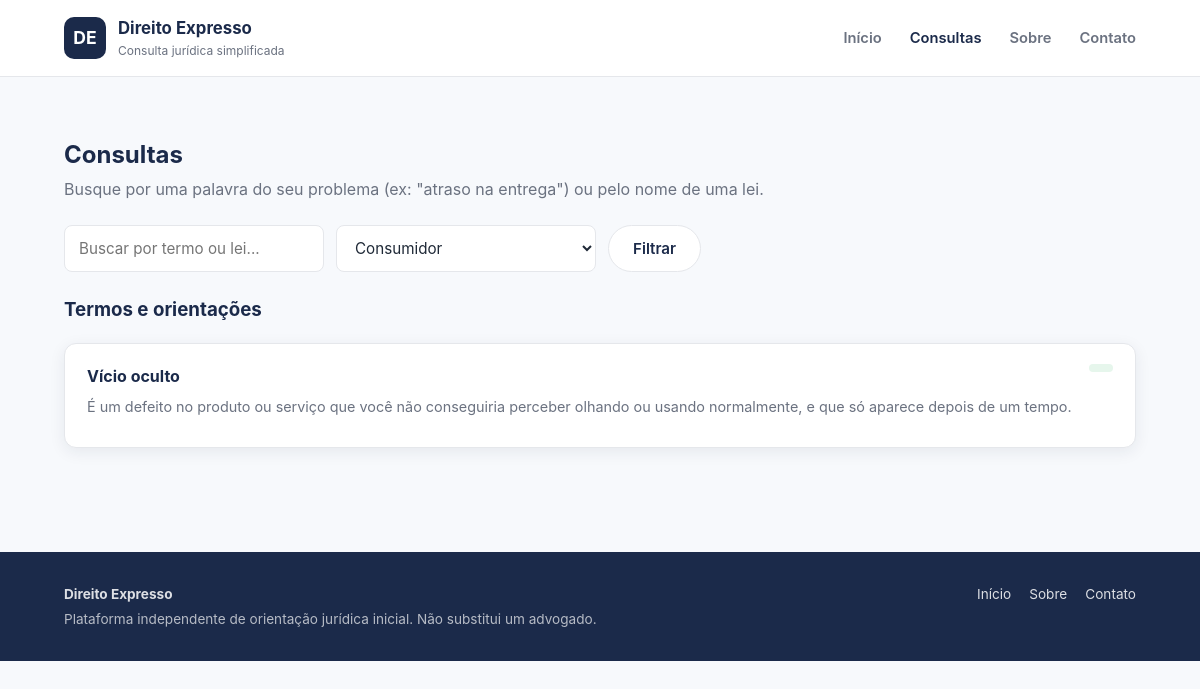
/index.php?page=consultas&categoria=1, run on the app's committed database.
### tables this page shows
CREATE TABLE TermoJuridico (
  idTermo               INT UNSIGNED AUTO_INCREMENT PRIMARY KEY,
  idCategoria           INT UNSIGNED NOT NULL,
  termoTecnico          VARCHAR(150) NOT NULL,
  explicacaoColoquial   TEXT         NOT NULL,
  proxPassoSugerido     TEXT         NULL,
  dataCadastro          DATETIME     NOT NULL DEFAULT CURRENT_TIMESTAMP,
  CONSTRAINT fk_termo_categoria
    FOREIGN KEY (idCategoria) REFERENCES Categoria(idCategoria)
    ON UPDATE CASCADE ON DELETE RESTRICT,
  UNIQUE KEY uq_termo_tecnico (termoTecnico)
);

### app/Core/helpers.php (called while the page is built, shortened)
<?php
function renderView(string $view, array $dados = []): void
{
    extract($dados);
    $caminho = dirname(__DIR__) . '/Views/' . $view . '.php';
    require $caminho;
}
function e(?string $valor): string
{
    return htmlspecialchars($valor ?? '', ENT_QUOTES, 'UTF-8');
}

### app/Controllers/TriagemController.php (called while the page is built, shortened)
<?php
require_once __DIR__ . '/../Models/TermoJuridico.php';
class TriagemController
{
    public static function webConsultas(): void
    {
        $q = trim($_GET['q'] ?? '');
        $idCategoria = isset($_GET['categoria']) && $_GET['categoria'] !== '' ? (int) $_GET['categoria'] : null;
        if ($q !== '') {
            $termos = TermoJuridico::search($q);
            $leis = Lei::search($q);
        } elseif ($idCategoria) {
            $termos = TermoJuridico::findByCategoria($idCategoria);
            $leis = [];
        } else {
            $termos = TermoJuridico::all();
            $leis = [];
        }
        renderView('web/consultas', [
            'q' => $q,
            'idCategoriaSelecionada' => $idCategoria,
            'categorias' => Categoria::all(),
            'termos' => $termos,
            'leis' => $leis,
        ]);
    }
}

### app/Models/Categoria.php (called while the page is built, shortened)
<?php
require_once __DIR__ . '/Database.php';
class Categoria
{
    public static function all(): array
    {
        return Database::getConnection()
            ->query('SELECT * FROM Categoria ORDER BY nome')
            ->fetchAll();
    }
}

### app/Config/config.php (called while the page is built, shortened)
<?php
return $GLOBALS['__direitoExpressoConfig'];

### app/Models/Database.php (called while the page is built, shortened)
<?php
class Database
{
    private static ?PDO $instance = null;
    public static function getConnection(): PDO
    {
        if (self::$instance === null) {
            $config = require dirname(__DIR__) . '/Config/config.php';
            $db = $config['db'];
            $dsn = "mysql:host={$db['host']};port={$db['port']};dbname={$db['name']};charset={$db['charset']}";
            $opcoes = [
                PDO::ATTR_ERRMODE            => PDO::ERRMODE_EXCEPTION,
                PDO::ATTR_DEFAULT_FETCH_MODE => PDO::FETCH_ASSOC,
                PDO::ATTR_EMULATE_PREPARES   => false,
            ];
            self::$instance = new PDO($dsn, $db['user'], $db['pass'], $opcoes);
        }
        return self::$instance;
    }
}

### app/Models/TermoJuridico.php (called while the page is built, shortened)
<?php
require_once __DIR__ . '/Database.php';
class TermoJuridico
{
    public static function findByCategoria(int $idCategoria): array
    {
        $stmt = Database::getConnection()->prepare(
            'SELECT * FROM TermoJuridico WHERE idCategoria = ? ORDER BY termoTecnico'
        );
        $stmt->execute([$idCategoria]);
        return $stmt->fetchAll();
    }
}

### app/Views/web/consultas.php (the view, shortened to what this page needs)
<?php
require __DIR__ . '/partials/header.php';
?>
<section class="secao" style="padding-top:40px;">
  <div class="container">
    <h2>Consultas</h2>
    <p>Busque por uma palavra do seu problema (ex: "atraso na entrega") ou pelo nome de uma lei.</p>
    <form class="filtros-consulta" action="index.php" method="get">
      <input type="text" name="q" placeholder="Buscar por termo ou lei..." value="<?= e($q) ?>">
      <select name="categoria" onchange="this.form.submit()">
        <?php foreach ($categorias as $categoria): ?>
          <option value="<?= (int) $categoria['idCategoria'] ?>" <?= $idCategoriaSelecionada === (int) $categoria['idCategoria'] ? 'selected' : '' ?>>
            <?= e($categoria['nome']) ?>
          </option>
        <?php endforeach; ?>
      </select>
      <button type="submit" class="btn btn-secundario">Filtrar</button>
    </form>
    <h3 style="color:var(--cor-secundaria);">Termos e orientações</h3>
    <div class="lista-resultados">
      <?php foreach ($termos as $termo): ?>
        <details class="card item-resultado" style="display:block;">
          <summary style="cursor:pointer;list-style:none;">
            <div style="display:flex;justify-content:space-between;align-items:flex-start;gap:16px;">
              <div>
                <h3 style="display:inline;"><?= e($termo['termoTecnico']) ?></h3>
                <p style="margin-top:8px;"><?= e(mb_strimwidth($termo['explicacaoColoquial'], 0, 140, '…')) ?></p>
              </div>
              <span class="pill pill-verde"><?= e($termo['categoriaNome'] ?? '') ?></span>
            </div>
          </summary>
        </details>
      <?php endforeach; ?>
    </div>
  </div>
</section>
<?php require __DIR__ . '/partials/footer.php'; ?>

### public/assets/css/base.css (style rules this page uses)
:root { --cor-primaria: #1b8a4e; --cor-primaria-escura: #146b3c; --cor-primaria-clara: #e6f6ec; --cor-secundaria: #1b2a4a; --cor-secundaria-escura: #12203a; --cor-texto: #1f2937; --cor-texto-suave: #6b7280; --cor-fundo: #f7f9fc; --cor-borda: #e5e7eb; --cor-branco: #ffffff; --cor-azul: #2f6fed; --cor-azul-clara: #e8f0fe; --cor-laranja: #f5a524; --cor-laranja-clara: #fdf1dd; --cor-roxo: #7c4dff; --cor-roxo-claro: #efe9ff; --cor-vermelho: #dc2626; --cor-vermelho-clara: #fde8e8; --raio: 12px; --raio-pequeno: 8px; --sombra: 0 4px 16px rgba(20, 32, 58, 0.08); --fonte: -apple-system, "Segoe UI", Roboto, Arial, sans-serif; }
* { box-sizing: border-box; }
html, body { margin: 0; padding: 0; }
body { font-family: var(--fonte); color: var(--cor-texto); background: var(--cor-fundo); line-height: 1.5; }
button { font-family: inherit; cursor: pointer; }
.container { max-width: 1120px; margin: 0 auto; padding: 0 24px; }
.btn { display: inline-flex; align-items: center; justify-content: center; gap: 8px; padding: 12px 24px; border-radius: 999px; border: none; font-weight: 600; font-size: 0.95rem; transition: transform 0.1s ease, box-shadow 0.1s ease, background 0.15s ease; }
.btn-secundario { background: var(--cor-branco); color: var(--cor-secundaria); border: 1px solid var(--cor-borda); }
.card { background: var(--cor-branco); border: 1px solid var(--cor-borda); border-radius: var(--raio); box-shadow: var(--sombra); }
.pill { display: inline-flex; align-items: center; gap: 6px; padding: 4px 12px; border-radius: 999px; font-size: 0.78rem; font-weight: 600; }
.pill-verde { background: var(--cor-primaria-clara); color: var(--cor-primaria-escura); }
input[type="text"], input[type="email"], input[type="password"], input[type="tel"], input[type="date"], input[type="search"], select, textarea { width: 100%; padding: 12px 14px; border-radius: var(--raio-pequeno); border: 1px solid var(--cor-borda); font-size: 0.95rem; font-family: inherit; background: var(--cor-branco); color: var(--cor-texto); }

### public/assets/css/web.css (style rules this page uses)
.secao { padding: 32px 24px 64px; }
.secao h2 { color: var(--cor-secundaria); margin-bottom: 4px; }
.secao > .container > p { color: var(--cor-texto-suave); margin-top: 0; margin-bottom: 24px; }
.filtros-consulta { display: flex; gap: 12px; flex-wrap: wrap; margin-bottom: 24px; }
.filtros-consulta select, .filtros-consulta input { max-width: 260px; }
.lista-resultados { display: flex; flex-direction: column; gap: 14px; }
.item-resultado { padding: 20px 22px; display: flex; justify-content: space-between; gap: 16px; align-items: flex-start; }
.item-resultado h3 { margin: 0 0 6px; color: var(--cor-secundaria); font-size: 1rem; }
.item-resultado p { margin: 0 0 10px; color: var(--cor-texto-suave); font-size: 0.9rem; }

### data on the page
termojuridico: termoTecnico "Vício oculto", explicacaoColoquial "É um defeito no produto ou serviço que você não conseguiria perceber olhando ou usando normalmente, e que só aparece depois de um tempo."

### other printed values
form field categoria "Consumidor"
